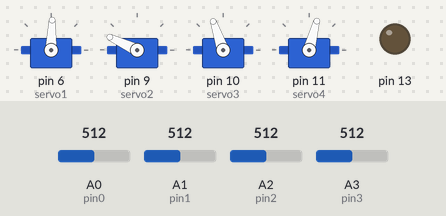
This sketch was run on a simulated Arduino Uno, built with avr-gcc and run on an emulated ATmega328P. Shown: 4 × servo, output pins drawn as LEDs (lit = HIGH). The inputs (shaded band) are chosen by the test bench; at power-on: A0 (pin0) = 512, A2 (pin2) = 512, A1 (pin1) = 512, A3 (pin3) = 512.

Above: at 1.2 s.
1.3 s: A0 (pin0) set to 611
2.8 s: A0 (pin0) set to 638
At 4.5 s:
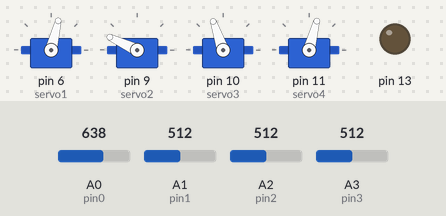
5.8 s: A2 (pin2) set to 608
8.8 s: A2 (pin2) set to 635
At 9.41 s:
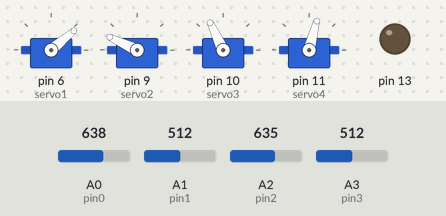
At 10.7 s:
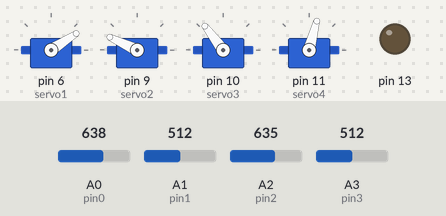
11.8 s: A1 (pin1) set to 613
14.8 s: A1 (pin1) set to 630
At 15.85 s:
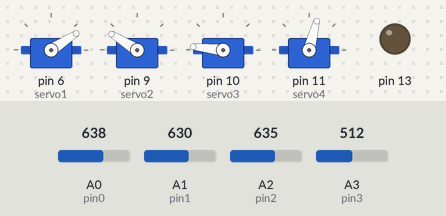
Timing chart, 0 to 22.0 s (numbered marks = the images above; inputs shaded):
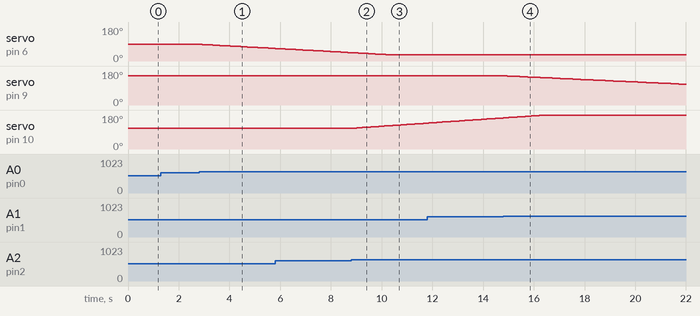

Measured:
- the behaviour switches between 621 and 622 on A0 (pin0) (found by bisection; images 0 and 1)
- the behaviour switches between 621 and 622 on A2 (pin2) (found by bisection; images 1 and 2)
- the behaviour switches between 621 and 622 on A1 (pin1) (found by bisection; images 3 and 4)
- after the input at 1.3 s, every drawn part: stays the same
- after the input at 2.8 s, servo on pin 6 (servo1): moves from 88° to 66° over 2.9 s, starting after 0.14 s
- after the input at 8.8 s, servo on pin 10 (servo3): moves from 109° to 137° over 2.9 s, starting at once
- after the input at 14.8 s, servo on pin 9 (servo2): moves from 155° to 110° over 7.1 s, starting at once

The sketch:

B2_PROTOTIPO_FINAL.ino
```cpp
#include <Servo.h>

Servo servo1;
Servo servo2;
Servo servo3;
Servo servo4;

int pin0 = A0;
int pin1 = A1;
int pin2 = A2;
int pin3 = A3;
int angle1;
int angle2;
int angle3;
int angle4;
int value1;
int value2;
int value3;
int value4;
long int forservo1 = 20000;
long int forservo2 = 40000;
long int forservo3 = 20000;
long int forservo4 = 1;

void setup()
{
  pinMode(13, OUTPUT);
  servo1.attach(6);
  servo2.attach(9);
  servo3.attach(10);
  servo4.attach(11);
}

void loop()
{
  /* read analog values from joysticks */
  value1 = analogRead(pin0);
  value2 = analogRead(pin1);
  value3 = analogRead(pin2);
  value4 = analogRead(pin3);

  /* 10 bit value is too big, so we change the scale from 0 - 1023 proportionately to 1 - 29 */
  value1 = map(value1, 0, 1023, 1, 29);
  value2 = map(value2, 0, 1023, 1, 29);
  value3 = map(value3, 0, 1023, 1, 29);
  value4 = map(value4, 0, 1023, 1, 29);

  /* it needs corection of positions, because joysticks are not very precise to stay exactly in the center  */
  if(value1  <= 17 && value1 >= 13)
      value1 = 15;
  if(value2  <= 17 && value2 >= 13)
      value2 = 15;
  if(value3  <= 17 && value3 >= 13)
      value3 = 15;
  if(value4  <= 17 && value4 >= 13)
      value4 = 15;

  /* Change initial value 'forservo' which is used to turn servo slower. This value has got very big scale.
  We add or substract (depends on turning direction) difference between analog value and center from 'forservo'  */
  forservo1 = forservo1 - (value1 - 15);
  forservo2 = forservo2 - (value2 - 15);
  forservo3 = forservo3 + (value3 - 15);
  forservo4 = forservo4 + (value4 - 15);

  /* this part do not let variables 'forservo' go out of the limits */
  if(forservo1  < 1)
      forservo1 = 1;
  if(forservo1  > 40000)
      forservo1 = 40000;
  if(forservo2  < 1)
      forservo2 = 1;
  if(forservo2  > 40000)
      forservo2 = 40000;
  if(forservo3  < 1)
      forservo3 = 1;
  if(forservo3  > 40000)
      forservo3 = 40000;
  if(forservo4  < 1)
      forservo4 = 1;
  if(forservo4  > 40000)
      forservo4 = 40000;

  /* change used value to angle of servo. Angles are adjusted during testing */
  angle1 = map(forservo1, 1, 40000, 33, 145);
  angle2 = map(forservo2, 1, 40000, 60, 155);
  angle3 = map(forservo3, 1, 40000, 40, 180);
  angle4 = map(forservo4, 1, 40000, 75, 155);

  /* send angles to servos */
  servo1.write(angle1);
  servo2.write(angle2);
  servo3.write(angle3);
  servo4.write(angle4);

}
```
